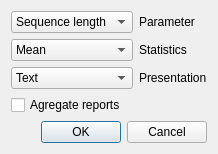
<?xml version="1.0" encoding="UTF-8"?>
<ui version="4.0">
 <class>Dialog</class>
 <widget class="QDialog" name="Dialog">
  <property name="geometry">
   <rect>
    <x>0</x>
    <y>0</y>
    <width>192</width>
    <height>145</height>
   </rect>
  </property>
  <property name="windowTitle">
   <string>Dialog</string>
  </property>
  <layout class="QGridLayout" name="gridLayout">
   <item row="4" column="0" colspan="2">
    <widget class="QDialogButtonBox" name="buttonBox">
     <property name="orientation">
      <enum>Qt::Horizontal</enum>
     </property>
     <property name="standardButtons">
      <set>QDialogButtonBox::Cancel|QDialogButtonBox::Ok</set>
     </property>
    </widget>
   </item>
   <item row="2" column="1">
    <widget class="QLabel" name="label_4">
     <property name="text">
      <string>Presentation</string>
     </property>
    </widget>
   </item>
   <item row="3" column="0">
    <widget class="QCheckBox" name="checkBox">
     <property name="text">
      <string>Agregate reports</string>
     </property>
    </widget>
   </item>
   <item row="1" column="1">
    <widget class="QLabel" name="label_2">
     <property name="text">
      <string>Statistics</string>
     </property>
    </widget>
   </item>
   <item row="1" column="0">
    <widget class="QComboBox" name="comboBox_2">
     <item>
      <property name="text">
       <string>Mean</string>
      </property>
     </item>
     <item>
      <property name="text">
       <string>Median</string>
      </property>
     </item>
    </widget>
   </item>
   <item row="0" column="1">
    <widget class="QLabel" name="label">
     <property name="text">
      <string>Parameter</string>
     </property>
    </widget>
   </item>
   <item row="0" column="0">
    <widget class="QComboBox" name="comboBox">
     <item>
      <property name="text">
       <string>Sequence length</string>
      </property>
     </item>
    </widget>
   </item>
   <item row="2" column="0">
    <widget class="QComboBox" name="comboBox_4">
     <item>
      <property name="text">
       <string>Text</string>
      </property>
     </item>
    </widget>
   </item>
  </layout>
 </widget>
 <resources/>
 <connections>
  <connection>
   <sender>buttonBox</sender>
   <signal>accepted()</signal>
   <receiver>Dialog</receiver>
   <slot>accept()</slot>
   <hints>
    <hint type="sourcelabel">
     <x>248</x>
     <y>254</y>
    </hint>
    <hint type="destinationlabel">
     <x>157</x>
     <y>274</y>
    </hint>
   </hints>
  </connection>
  <connection>
   <sender>buttonBox</sender>
   <signal>rejected()</signal>
   <receiver>Dialog</receiver>
   <slot>reject()</slot>
   <hints>
    <hint type="sourcelabel">
     <x>316</x>
     <y>260</y>
    </hint>
    <hint type="destinationlabel">
     <x>286</x>
     <y>274</y>
    </hint>
   </hints>
  </connection>
 </connections>
</ui>
